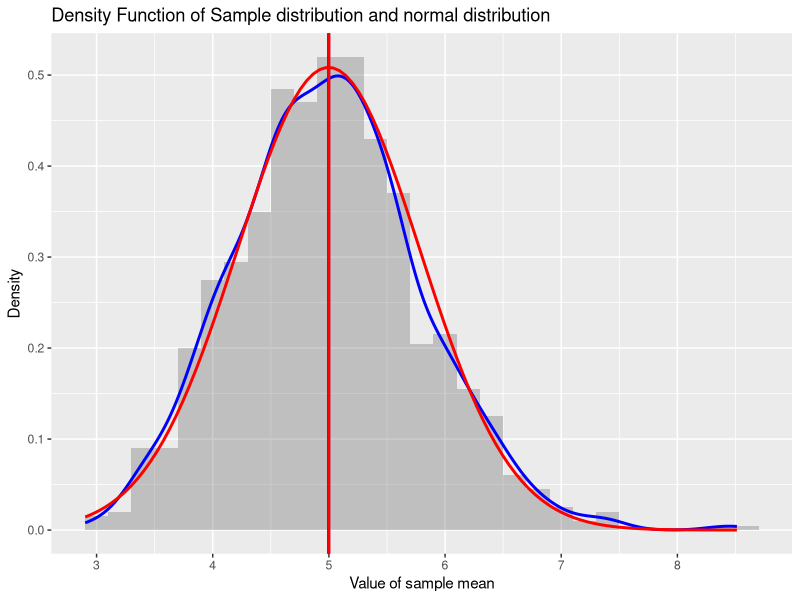

Write R code to recreate this figure.
## ---- chunk 1
knitr::opts_chunk$set(echo = TRUE)
## ---- chunk 2
setwd("C:/Study/Coursera/1 Data-Science/2 RStudio/6 Class 6/Coursera_DataScience_Class6_FinalProject")
set.seed(135246987)
library(ggplot2)
library(gridExtra)
library(grid)
## ---- chunk 3
n = 40
lambda = 0.2
numSample = 1000
## ---- chunk 4
dataExp <- matrix( rexp(n*numSample,lambda), nrow = numSample)
dataMean <- data.frame(Mean = apply(dataExp,1,mean)) 
## ---- chunk 5
head(dataMean)
## ---- chunk 6
mu <- mean(dataExp)
## ---- chunk 7
mu
## ---- chunk 8
sd <- sd(dataExp)/sqrt(n)
## ---- chunk 9
sd
## ---- chunk 10
g <- ggplot(data = dataMean, aes(x=Mean)) +
        geom_histogram(binwidth = 0.2, aes(y=..density..), alpha=0.3) +
        geom_vline(xintercept = mean(dataExp), size = 1, color = "blue") +
        geom_density(color="blue",size=1) +
        stat_function(fun = dnorm, args = list(mean=mu, sd=sd), color="red",size=1) +
        geom_vline(xintercept = 1/lambda, color="red",size=1) +
        ggtitle("Density Function of Sample distribution and normal distribution") +
        xlab("Value of sample mean") +
        ylab("Density")
plot(g)
